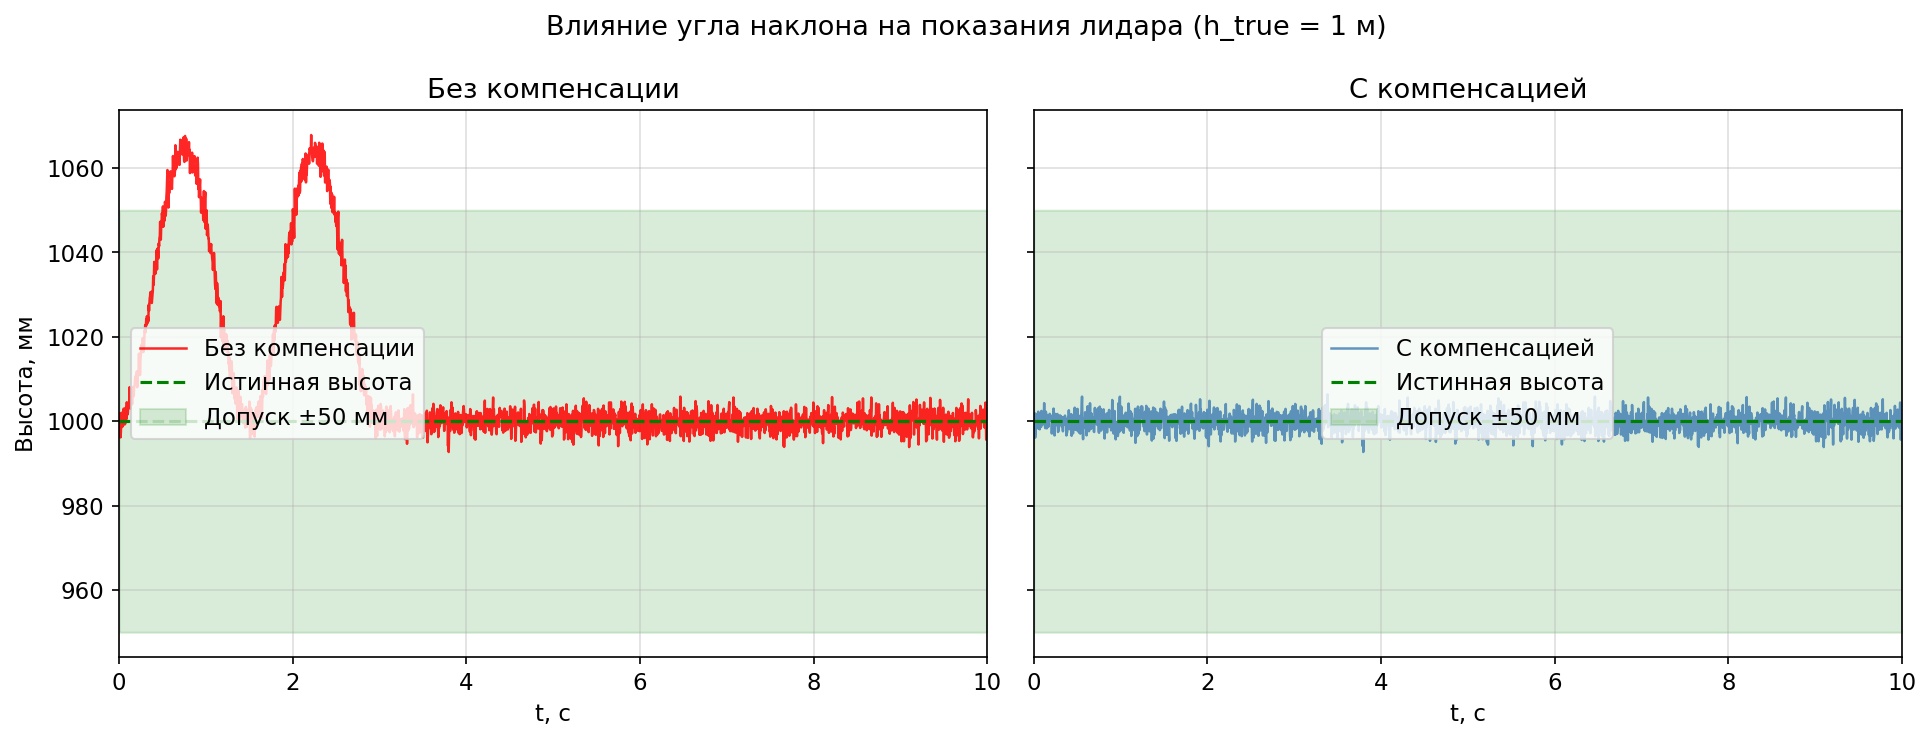

The script that saved this image:

import numpy as np
import matplotlib.pyplot as plt

dt = 0.004          # 250 Гц
t  = np.arange(0, 10, dt)

h_true = 1.0        # истинная высота, м

roll  = np.where(t < 3, 20 * np.sin(2 * np.pi * t / 3), 0.0)   # градусы
pitch = np.zeros_like(t)

# Показание лидара БЕЗ компенсации 
h_lidar_raw  = h_true / np.cos(np.radians(roll)) / np.cos(np.radians(pitch))

# Показание лидара С компенсацией
h_lidar_comp = h_lidar_raw * np.cos(np.radians(roll)) * np.cos(np.radians(pitch))

rng   = np.random.default_rng(42)
noise = rng.normal(0, 0.002, len(t))
h_lidar_raw  = h_lidar_raw  + noise
h_lidar_comp = h_lidar_comp + noise

phi_threshold = np.degrees(np.arccos(1 / 1.05))
print(f"Ошибка высоты превысит 5 см при крене > {phi_threshold:.1f}°")
print(f"(при истинной высоте 1 м)")

plt.rcParams.update({'font.size': 11, 'axes.grid': True, 'grid.alpha': 0.4})
fig, axes = plt.subplots(1, 2, figsize=(13, 5), sharey=True)
fig.suptitle('Влияние угла наклона на показания лидара (h_true = 1 м)', fontsize=13)

# Левый — без компенсации
ax = axes[0]
ax.plot(t, h_lidar_raw * 1000, color='red', lw=1.2, label='Без компенсации', alpha=0.85)
ax.axhline(h_true * 1000, color='green', ls='--', lw=1.5, label='Истинная высота')
ax.fill_between(t, (h_true - 0.05) * 1000, (h_true + 0.05) * 1000,
                alpha=0.15, color='green', label='Допуск ±50 мм')
ax.set_xlabel('t, с'); ax.set_ylabel('Высота, мм')
ax.set_title('Без компенсации')
ax.legend(); ax.set_xlim(0, 10)

# Правый — с компенсацией
ax = axes[1]
ax.plot(t, h_lidar_comp * 1000, color='steelblue', lw=1.2, label='С компенсацией', alpha=0.85)
ax.axhline(h_true * 1000, color='green', ls='--', lw=1.5, label='Истинная высота')
ax.fill_between(t, (h_true - 0.05) * 1000, (h_true + 0.05) * 1000,
                alpha=0.15, color='green', label='Допуск ±50 мм')
ax.set_xlabel('t, с')
ax.set_title('С компенсацией')
ax.legend(); ax.set_xlim(0, 10)

plt.tight_layout()
fig.savefig('tilt_compensation.png', dpi=150, bbox_inches='tight')
plt.close()
print("График сохранён: tilt_compensation.png")
print(f"\nОтвет: При крене {phi_threshold:.1f}° ошибка высоты достигает 5 см.")
print("Отключение ПИД при >30° целесообразно: при таком наклоне дрон активно")
print("маневрирует, лидар смотрит сбоку, и коррекция высоты только мешает.")
